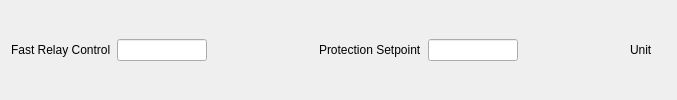
         <widget class="QWidget" name="widget" native="true">
          <layout class="QHBoxLayout" name="horizontalLayout_2">
           <item>
            <widget class="QLabel" name="label_18">
             <property name="text">
              <string>Fast Relay Control</string>
             </property>
            </widget>
           </item>
           <item>
            <widget class="PyDMLineEdit" name="PyDMLineEdit_12">
             <property name="minimumSize">
              <size>
               <width>80</width>
               <height>0</height>
              </size>
             </property>
             <property name="maximumSize">
              <size>
               <width>90</width>
               <height>16777215</height>
              </size>
             </property>
             <property name="toolTip">
              <string/>
             </property>
             <property name="whatsThis">
              <string/>
             </property>
             <property name="precisionFromPV" stdset="0">
              <bool>false</bool>
             </property>
             <property name="precision" stdset="0">
              <number>3</number>
             </property>
             <property name="channel" stdset="0">
              <string>ca://${DEVICE}:FastRelaySp-${channel}</string>
             </property>
             <property name="displayFormat" stdset="0">
              <enum>PyDMLineEdit::Exponential</enum>
             </property>
            </widget>
           </item>
           <item>
            <widget class="PyDMLabel" name="PyDMLabel_23">
             <property name="minimumSize">
              <size>
               <width>80</width>
               <height>0</height>
              </size>
             </property>
             <property name="toolTip">
              <string/>
             </property>
             <property name="whatsThis">
              <string/>
             </property>
             <property name="precisionFromPV" stdset="0">
              <bool>false</bool>
             </property>
             <property name="precision" stdset="0">
              <number>3</number>
             </property>
             <property name="channel" stdset="0">
              <string>ca://${DEVICE}:FastRelayRb-${channel}</string>
             </property>
             <property name="displayFormat" stdset="0">
              <enum>PyDMLabel::Exponential</enum>
             </property>
            </widget>
           </item>
           <item>
            <spacer name="horizontalSpacer_2">
             <property name="orientation">
              <enum>Qt::Horizontal</enum>
             </property>
             <property name="sizeType">
              <enum>QSizePolicy::Fixed</enum>
             </property>
             <property name="sizeHint" stdset="0">
              <size>
               <width>20</width>
               <height>20</height>
              </size>
             </property>
            </spacer>
           </item>
           <item>
            <widget class="QLabel" name="label_13">
             <property name="text">
              <string>Protection Setpoint</string>
             </property>
            </widget>
           </item>
           <item>
            <widget class="PyDMLineEdit" name="PyDMLineEdit_11">
             <property name="minimumSize">
              <size>
               <width>80</width>
               <height>0</height>
              </size>
             </property>
             <property name="maximumSize">
              <size>
               <width>90</width>
               <height>16777215</height>
              </size>
             </property>
             <property name="toolTip">
              <string/>
             </property>
             <property name="whatsThis">
              <string/>
             </property>
             <property name="precisionFromPV" stdset="0">
              <bool>false</bool>
             </property>
             <property name="precision" stdset="0">
              <number>3</number>
             </property>
             <property name="channel" stdset="0">
              <string>ca://${DEVICE}:ProtectionSetpointSp-${channel}</string>
             </property>
             <property name="displayFormat" stdset="0">
              <enum>PyDMLineEdit::Exponential</enum>
             </property>
            </widget>
           </item>
           <item>
            <widget class="PyDMLabel" name="PyDMLabel_21">
             <property name="minimumSize">
              <size>
               <width>80</width>
               <height>0</height>
              </size>
             </property>
             <property name="toolTip">
              <string/>
             </property>
             <property name="whatsThis">
              <string/>
             </property>
             <property name="precisionFromPV" stdset="0">
              <bool>false</bool>
             </property>
             <property name="precision" stdset="0">
              <number>3</number>
             </property>
             <property name="channel" stdset="0">
              <string>ca://${DEVICE}:ProtectionSetpointRb-${channel}</string>
             </property>
             <property name="displayFormat" stdset="0">
              <enum>PyDMLabel::Exponential</enum>
             </property>
            </widget>
           </item>
           <item>
            <spacer name="horizontalSpacer">
             <property name="orientation">
              <enum>Qt::Horizontal</enum>
             </property>
             <property name="sizeType">
              <enum>QSizePolicy::Expanding</enum>
             </property>
             <property name="sizeHint" stdset="0">
              <size>
               <width>20</width>
               <height>20</height>
              </size>
             </property>
            </spacer>
           </item>
           <item>
            <widget class="QLabel" name="label_17">
             <property name="text">
              <string>Unit</string>
             </property>
            </widget>
           </item>
           <item>
            <widget class="PyDMLabel" name="PyDMLabel_22">
             <property name="font">
              <font>
               <pointsize>9</pointsize>
              </font>
             </property>
             <property name="toolTip">
              <string/>
             </property>
             <property name="whatsThis">
              <string/>
             </property>
             <property name="channel" stdset="0">
              <string>ca://${DEVICE}:Unit</string>
             </property>
            </widget>
           </item>
          </layout>
         </widget>
